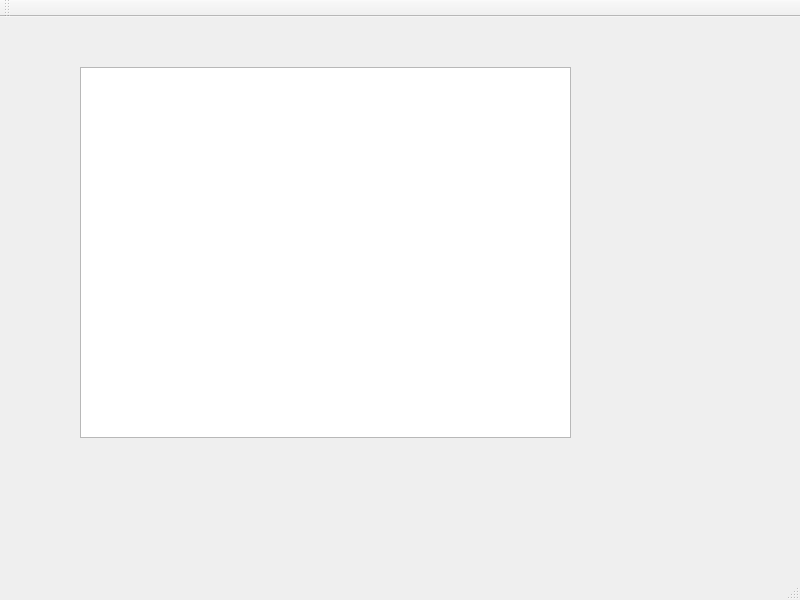
<?xml version="1.0" encoding="UTF-8"?>
<ui version="4.0">
 <class>MainWindow</class>
 <widget class="QMainWindow" name="MainWindow">
  <property name="geometry">
   <rect>
    <x>0</x>
    <y>0</y>
    <width>800</width>
    <height>600</height>
   </rect>
  </property>
  <property name="windowTitle">
   <string>MainWindow</string>
  </property>
  <widget class="QWidget" name="centralwidget">
   <widget class="QTextEdit" name="textEdit">
    <property name="geometry">
     <rect>
      <x>80</x>
      <y>50</y>
      <width>491</width>
      <height>371</height>
     </rect>
    </property>
   </widget>
  </widget>
  <widget class="QMenuBar" name="menubar">
   <property name="geometry">
    <rect>
     <x>0</x>
     <y>0</y>
     <width>800</width>
     <height>23</height>
    </rect>
   </property>
  </widget>
  <widget class="QStatusBar" name="statusbar"/>
  <widget class="QToolBar" name="toolBar">
   <property name="windowTitle">
    <string>toolBar</string>
   </property>
   <attribute name="toolBarArea">
    <enum>TopToolBarArea</enum>
   </attribute>
   <attribute name="toolBarBreak">
    <bool>false</bool>
   </attribute>
  </widget>
 </widget>
 <resources/>
 <connections/>
</ui>
